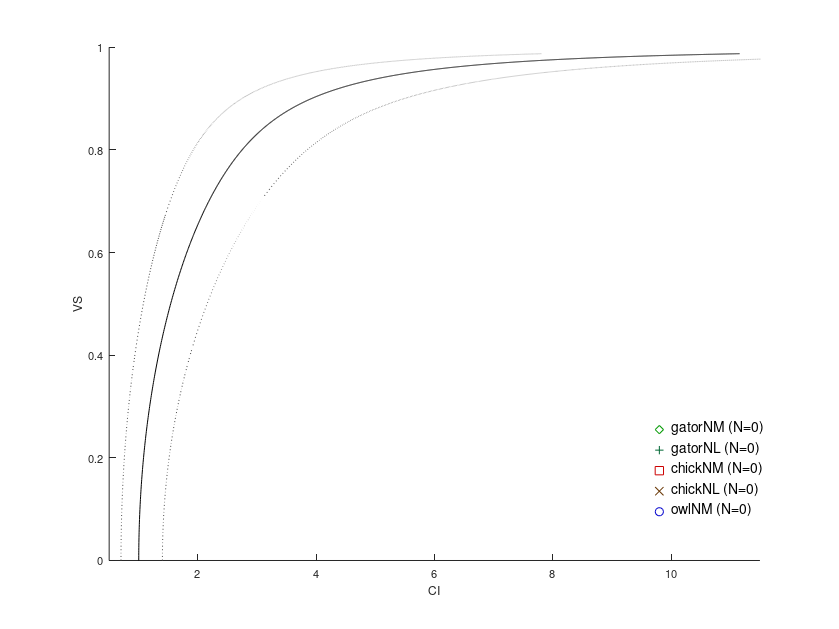

Reproduce this figure in MATLAB.
%%%%%%%%%%%%%%%%%%%%%%%%%%%%%%%%%%%%%%%%%%%%%%%%%%%%%%%%%%%%%%%%%%%%%
% Script for SAC/VS analysis of in vivo data  
% May-Oct 2020, Go Ashida (go.ashida@uni-oldenburg.de)
%%%%%%%%%%%%%%%%%%%%%%%%%%%%%%%%%%%%%%%%%%%%%%%%%%%%%%%%%%%%%%%%%%%%%

% data settings
dirs = {'gatorNM', 'gatorNL', 'chickNM', 'chickNL', 'owlNM'};
cols = {[0,0.6,0],[0,0.4,0.2], [0.8,0,0],[0.4,0.2,0], [0,0,0.8]};
symb = { 'd', '+', 's', 'x', 'o' };

% cell arrays for storing data
FQall = cell(1,length(dirs)); 
VSall = cell(1,length(dirs)); 
CIall = cell(1,length(dirs)); 
NSall = cell(1,length(dirs)); 
DRall = cell(1,length(dirs)); 

% loop for data directories
for d = 1:length(dirs)

% get file names
files = dir( sprintf('./data/%s/*.mat',dirs{d}) ); 

% data vectors
FQall{d} = zeros(1,length(files));
VSall{d} = zeros(1,length(files));
CIall{d} = zeros(1,length(files));
NSall{d} = zeros(1,length(files));
DRall{d} = zeros(1,length(files));

% loop through files
for f = 1:length(files)

% data loading
infile = sprintf('./data/%s/%s',dirs{d},files(f).name); 
load(infile); 

% assigning spikes for non-spont trials
Nreps = sum(depvar~=-6666); 
SPin = cell(1,Nreps); 
i = 0; 
for c = 1:length(spikes)
 if(depvar(c)~=-6666) % remove spont trials
  i = i+1;
  SPin{i} = spikes{c};
 end
end

% analysis settings
T1 = delay + 15; % [ms] analysis start time
T2 = delay + durat; % [ms] analysis end time
NB = 41; % number of bins (for phase histogram)
BW = 0.05; % [ms] SAC bin width
TL = 6; % [ms] maximum time delay for SAC

% calcumating VS and SAC
[PH,PHtv,VS] = calcPhaseHist(SPin,T1,T2,NB,freq);
[SAC,SACtv,CI] = calcSAC(SPin,BW,T1,T2,TL);

% calculating spike counts and rate
Nsp = sum(PH); % total number of spikes
Tall = Nreps * (T2-T1); % [ms] total time length 
rate = Nsp*1000/Tall; % [spike/sec] mean rate

% storing data
FQall{d}(f) = freq; 
VSall{d}(f) = VS; 
CIall{d}(f) = CI; 
NSall{d}(f) = Nsp;
DRall{d}(f) = rate;
 
end % end of f (files)
 
end % end of d (dirs)

% theoretical values for VS and CI
Kall = 0:0.01:40; 
VSest = besseli(1,Kall) ./ besseli(0,Kall); 
CIest = besseli(0,2*Kall) ./ besseli(0,Kall).^2; 

% plotting all data
figure(1001);
set(gcf, 'PaperPositionMode', 'auto');
set(gcf, 'Position', [50 100 560*1.5 420*1.5]);
set(gcf, 'DefaultAxesFontSize',8);
set(gcf, 'DefaultTextFontSize',10);

subplot(1,1,1); cla; hold on; 
for d = 1:length(dirs)
 Ndata = 0; % counter for number of accepted data
 for f = 1:length(VSall{d})
  if(DRall{d}(f)>30 && NSall{d}(f)>400)
   Ndata = Ndata+1; 
   plot(CIall{d}(f),VSall{d}(f),symb{d},'color',cols{d});
  end
 end
 text(10,0.3-d*0.04,sprintf('%s (N=%d)',dirs{d},Ndata));
 plot(9.8,0.295-d*0.04,symb{d},'color',cols{d});
end

plot(CIest,VSest,'k-');
plot(CIest*1.4,VSest,':','color',[0.3,0.3,0.3]);
plot(CIest*0.7,VSest,':','color',[0.3,0.3,0.3]);
xlim([0.5,11.5]); ylim([0,1]); xlabel('CI'); ylabel('VS');

% generate PDF/PNG figs
%print('-dpdf', '-r1200', 'VSCIall.pdf');
%print('-dpng', '-r300', 'VSCIall.png');

